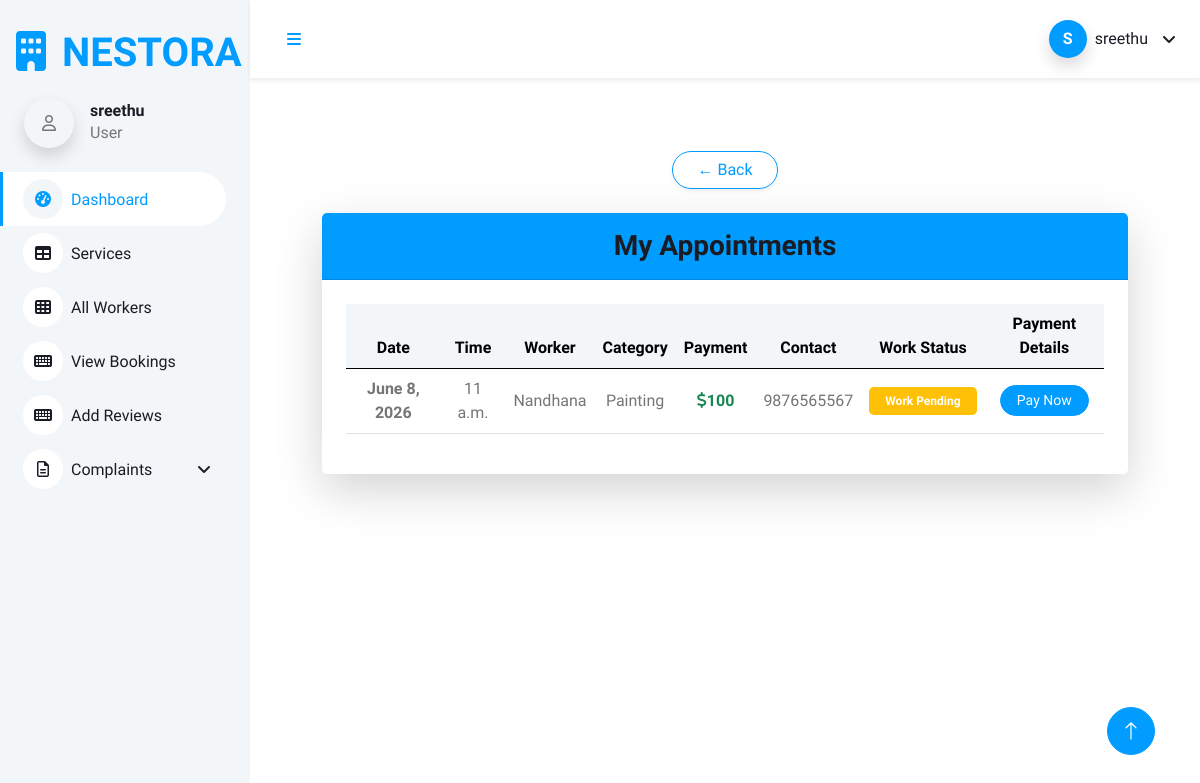
/user_view_appointment (signed in), run on an earlier commit of the app's database.
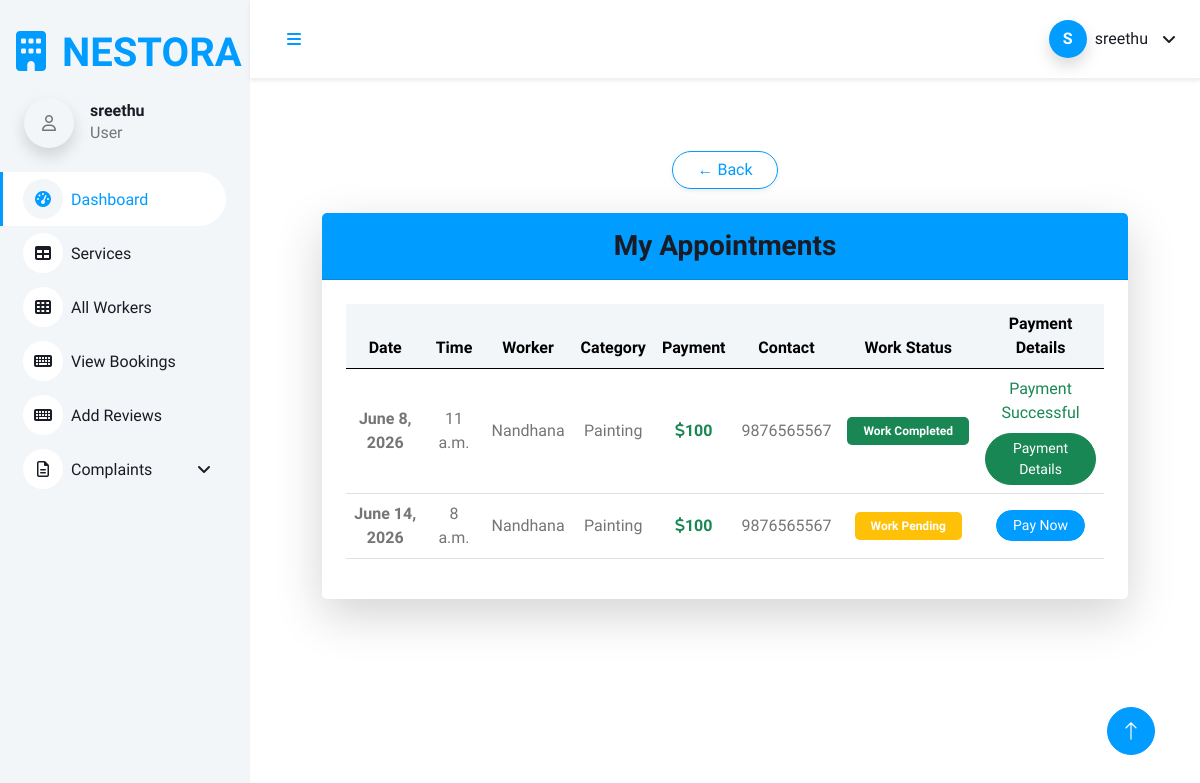
And on a later commit of the database.
### Homeserviceapp/models.py (models this page shows, shortened)
class Appointment(models.Model):
    user = models.ForeignKey(Login, on_delete=models.CASCADE, related_name='appointment')
    user_profile = models.ForeignKey(UserRegistration, on_delete=models.CASCADE, related_name='user_profile')
    worker = models.ForeignKey(WorkerRegistration, on_delete=models.CASCADE, related_name='worker')
    availability = models.ForeignKey(Availability, on_delete=models.DO_NOTHING)
    appointment_status = models.IntegerField(default=0)
    work_status = models.BooleanField(default=False)
    payment_status = models.IntegerField(default=0)
    worker_amount = models.IntegerField(null=True, blank=True)
    worker_payment_status = models.IntegerField(default=0)
    admin_wallet = models.IntegerField(null=True, blank=True)

class Availability(models.Model):
    user = models.ForeignKey(WorkerRegistration, on_delete=models.DO_NOTHING)
    date = models.DateField()
    time = models.TimeField()
    schedule_status = models.IntegerField(default=0)
    booking_status = models.IntegerField(default=0)

class WorkerRegistration(models.Model):
    user = models.OneToOneField(Login, on_delete=models.CASCADE, related_name='worker')
    name = models.CharField(max_length=300)
    category = models.ForeignKey(Category, on_delete=models.DO_NOTHING)
    address = models.TextField()
    contact = models.IntegerField()
    paypal_email = models.CharField(max_length=200, null=True, blank=True)
    payment = models.IntegerField(null=True, blank=True)
    experience = models.IntegerField()
    image = models.ImageField(upload_to='uploads/')

class Category(models.Model):
    category = models.CharField(max_length=300)
    def __str__(self):
        return self.category

### Homeserviceapp/views.py (the view)
# urls.py: path('user_view_appointment', views.user_view_appointments, name='user_view_appointment'),
def user_view_appointments(request):
    u = UserRegistration.objects.get(user=request.user)
    data = Appointment.objects.filter(user=u.user)
    return render(request, 'user/booking_details.html', {'data': data})

### templates/user/booking_details.html (shortened to what the changed rows need)
{% extends 'user/user_dashboard.html' %}
{% block content %}
<div class="container mt-4">
    <div class="card border-0 shadow-lg rounded-4 overflow-hidden">
        <div class="card-body p-4">
            <div class="table-responsive">
                <table class="table table-hover align-middle">
                    <thead class="table-light">
                        <tr>
                            <th>Date</th>
                            <th>Time</th>
                            <th>Worker</th>
                            <th>Category</th>
                            <th>Payment</th>
                            <th>Contact</th>
                            <th>Work Status</th>
                            <th>Payment Details</th>
                        </tr>
                    </thead>
                    <tbody>
                    {% for i in data %}
                        <tr>
                            <td>
                                <strong>{{ i.availability.date }}</strong>
                            </td>
                            <td>
                                {{ i.availability.time }}
                            </td>
                            <td>
                                {{ i.worker.name }}
                            </td>
                            <td>
                                {{ i.worker.category }}
                            </td>
                            <td>
                                <span class="fw-bold text-success">
                                    <i class="fa-solid fa-dollar-sign"></i>{{ i.worker.payment }}
                                </span>
                            </td>
                            <td>
                                {{ i.worker.contact }}
                            </td>
                            <td>
                                {% if i.appointment_status == 0 %}
                                    {% if i.availability.booking_status == 1 %}
                                        <span class="badge bg-warning text-dark px-3 py-2">
                                            Pending
                                        </span>
                                    {% endif %}
                                {% elif i.appointment_status == 1 %}
                                    {% if i.work_status %}
                                        <span class="badge bg-success px-3 py-2">
                                            Work Completed
                                        </span>
                                    {% else %}
                                        <span class="badge bg-warning px-3 py-2">
                                            Work Pending
                                        </span>
                                    {% endif %}
                                {% elif i.appointment_status == 2 %}
                                    <span class="badge bg-danger px-3 py-2">
                                        Rejected
                                    </span>
                                {% endif %}
                            </td>
                            <td>
                                {% if i.appointment_status == 0 %}
                                    {% if i.availability.booking_status == 1 %}
                                        <a href="{% url 'cancel_appointment' i.id %}"
                                           class="btn btn-danger btn-sm rounded-pill px-3"
                                           onclick="return confirm('Are you sure you want to cancel this appointment?');">
                                            Cancel
                                        </a>
                                    {% endif %}
                                {% elif i.appointment_status == 1 %}
                                    {% if i.payment_status == 0 %}
                                        <a href="{% url 'pay' i.id %}">
                                            <button class="btn btn-primary btn-sm rounded-pill px-3">
                                                Pay Now
                                            </button>
                                        </a>
                                    {% elif i.payment_status == 1 %}
                                        <p class="text-success fw-semibold mb-2">
                                            Payment Successful
                                        </p>
                                        <a href="{% url 'payment_details' i.id %}">
                                            <button class="btn btn-success btn-sm rounded-pill px-3">
                                                Payment Details
                                            </button>
                                        </a>
                                    {% endif %}
                                {% elif i.appointment_status == 2 %}
                                    <span class="text-danger fw-semibold">
                                        Appointment Rejected
                                    </span>
                                {% endif %}
                            </td>
                        </tr>
                    {% empty %}
                        <tr>
                            <td colspan="8" class="text-center text-muted py-4">
                                No appointments found.
                            </td>
                        </tr>
                    {% endfor %}
                    </tbody>
                </table>
            </div>
        </div>
    </div>
</div>
{% endblock %}

What changed in the data, as far as the page shows it:
changed Appointment "June 8, 2026": work_status "Work Pending" → "Work Completed"; payment_status "Pay Now" → "Payment Successful Payment Details"
added Appointment: availability "June 14, 2026", availability.time "8 a.m.", worker.name "Nandhana", worker.category "Painting", worker.payment "100", worker.contact "9876565567", appointment_status "Work Pending"
